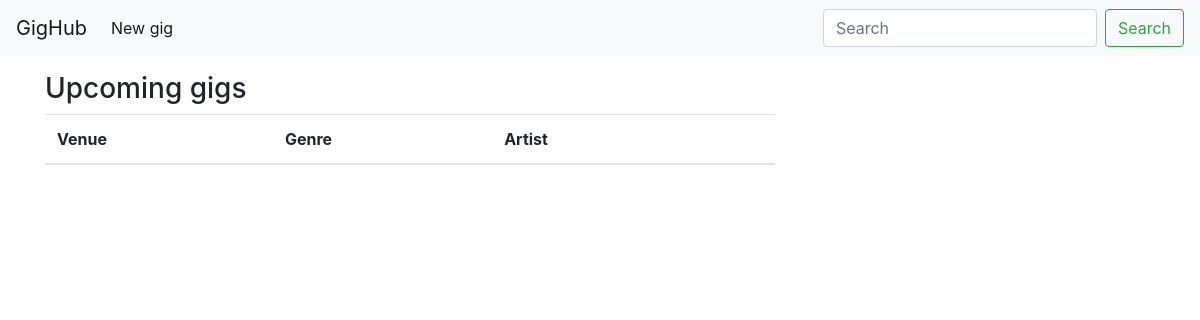
Before: / with the older database file.
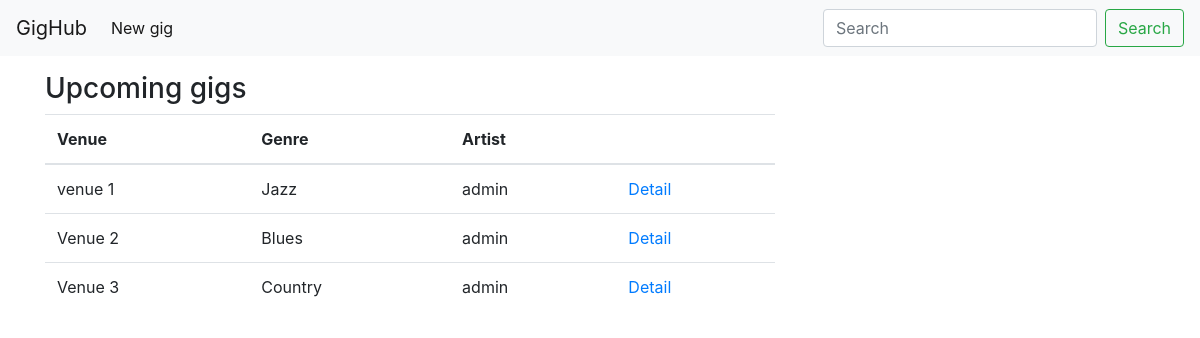
After: the same page with the newer database file.
### gigs/models.py (models this page shows, shortened)
class Gig(models.Model):
    artist = models.ForeignKey(User, on_delete=models.CASCADE)
    dateTime = models.DateTimeField(default=timezone.now)
    venue = models.CharField(max_length=200)
    genre = models.ForeignKey(Genre, on_delete=models.CASCADE)

class Genre(models.Model):
    name = models.CharField(max_length=150)
    def __str__(self):
        return self.name

### gigs/views.py (the view)
# urls.py: path('', GigList.as_view(), name="list"),
class GigList(ListView):
    model = Gig

### gigs/templates/gigs/gig_list.html
{% extends 'gigs/base.html' %}
{%block content %}
<h3>Upcoming gigs</h3>
<table class="table table_light">
    <thead>
        <tr>
            <th>Venue</th>
            <th>Genre</th>
            <th>Artist</th>
            <th></th>
        </tr>
    </thead>
    <tbody>
        {% for object in object_list %}
            <tr>
                <td>{{ object.venue }}</td>
                <td>{{ object.genre }}</td>
                <td>{{ object.artist }}</td>
                <td><a href="{% url 'gigs:detail' object.id %}">Detail</a></td>
            </tr>
        {% endfor %}
    </tbody>
</table>
{%endblock content%}

### gigs/templates/gigs/base.html (shortened to what this page needs)
<!doctype html>
<html lang="en">
  <head>
    <link rel="stylesheet" href="https://stackpath.bootstrapcdn.com/bootstrap/4.3.1/css/bootstrap.min.css">
  </head>
  <body>
    {% include 'gigs/navbar.html' %}
    <div class="container mt-3">
      <div class="row">
        <div class="col-md-8">
          {%block content %}
          {% endblock content%}
        </div>
        <div class="col-md-4">
        </div>
      </div>
    </div>
  </body>
</html>

### gigs/templates/gigs/navbar.html (shortened to what this page needs)
<header>
<nav class="navbar navbar-expand-lg navbar-light bg-light">
  <a class="navbar-brand" href="{% url 'gigs:list' %}">GigHub</a>
  <div class="collapse navbar-collapse" id="navbarSupportedContent">
    <ul class="navbar-nav mr-auto">
      <li class="nav-item active">
        <a class="nav-link" href="{% url 'gigs:create' %}">New gig</a>
      </li>
    </ul>
    <form class="form-inline my-2 my-lg-0">
      <input class="form-control mr-sm-2" type="search" placeholder="Search" aria-label="Search">
      <button class="btn btn-outline-success my-2 my-sm-0" type="submit">Search</button>
    </form>
  </div>
</nav>
</header>

Changed rows visible on the page:
added Gig: venue "venue 1", genre "Jazz", artist "admin"
added Gig: venue "Venue 2", genre "Blues", artist "admin"
added Gig: venue "Venue 3", genre "Country", artist "admin"
